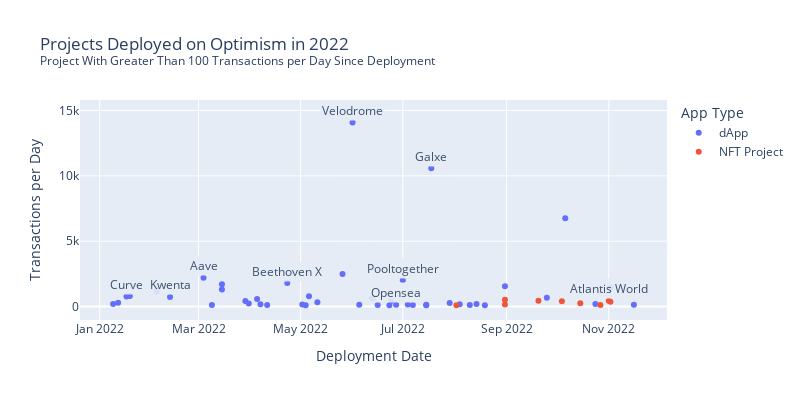

The notebook cell this image was saved under:
### Code cell
fig = px.scatter(df, x="date", y="txs_per_day",
	        #  size="pop", 
                 color="type",
                 hover_name="project",
                #  size_max=60
                labels={"date":"Deployment Date", "txs_per_day":"Transactions per Day", "type":"App Type"}
                ,title = "Projects Deployed on Optimism in 2022 \
                        <br><sup>Project With Greater Than 100 Transactions per Day Since Deployment</sup>"
                , width=800, height=400
                 )
project_annotations = ['Velodrome','Pooltogether','Galxe','Aave','Curve','Beethoven X','Kwenta','Opensea','Atlantis World']
for p in project_annotations:
        fig.add_annotation(x=df[df['project'] == p]['date'].iloc[0], y=df[df['project'] == p]['txs_per_day'].iloc[0],
                text=p,
                showarrow=False,
                yshift=12,
                bgcolor="#E6ECF5",
                opacity=0.9
                )
fig.show()
if not os.path.exists("img_outputs"):
        os.mkdir("img_outputs")
fig.write_image("img_outputs/op_deployments_2022.svg")
fig.write_image("img_outputs/op_deployments_2022.png")

### Figure 1 — Plotly figure (JSON) as saved in the notebook; plotly's stock layout.template omitted (floating-point values rounded to 4 significant figures)
{"data": [{"hovertemplate": "<b>%{hovertext}</b><br><br>App Type=dApp<br>Deployment Date=%{x}<br>Transactions per Day=%{y}<extra></extra>", "hovertext": ["Paraswap", "Chainhop", "Clipper", "Polynomial Protocol", "Sushi", "Hashflow", "Nested", "Quest3", "Curve", "Reaper Farm", "Zerion", "Beethoven X", "Opensea", "Gelato", "Tarot Finance", "Ripae", "Velodrome", "Kwenta", "Qidao", "Pooltogether", "Beefy Finance", "Mirror", "Wardenswap", "Optimismpad", "Unidex", "Kyberswap", "Granary", "Web3 Savings Protocol", "Opx Finance", "Aave", "Nex", "Thirdweb", "Stargate Finance", "Ecc Domains", "Odos", "Homora V2", "Revert Finance", "Sonne Finance", "Biconomy - Hyphen", "Galxe", "Layer Zero", "Holozaki", "Openxproject", "Apetimism Launchapd", "Lifi"], "legendgroup": "dApp", "marker": {"color": "#636efa", "symbol": "circle"}, "mode": "markers", "name": "dApp", "orientation": "v", "showlegend": true, "type": "scatter", "x": ["2022-07-15T00:00:00", "2022-05-11T00:00:00", "2022-02-04T00:00:00", "2022-03-29T00:00:00", "2022-05-04T00:00:00", "2022-05-02T00:00:00", "2022-04-07T00:00:00", "2022-03-31T00:00:00", "2022-01-17T00:00:00", "2022-07-04T00:00:00", "2022-03-09T00:00:00", "2022-04-23T00:00:00", "2022-06-27T00:00:00", "2022-01-09T00:00:00", "2022-05-06T00:00:00", "2022-08-04T00:00:00", "2022-06-01T00:00:00", "2022-02-12T00:00:00", "2022-04-05T00:00:00", "2022-07-01T00:00:00", "2022-06-24T00:00:00", "2022-01-19T00:00:00", "2022-04-11T00:00:00", "2022-08-14T00:00:00", "2022-10-24T00:00:00", "2022-06-16T00:00:00", "2022-05-26T00:00:00", "2022-11-16T00:00:00", "2022-11-02T00:00:00", "2022-03-04T00:00:00", "2022-08-31T00:00:00", "2022-06-23T00:00:00", "2022-03-15T00:00:00", "2022-08-10T00:00:00", "2022-10-06T00:00:00", "2022-07-07T00:00:00", "2022-07-15T00:00:00", "2022-09-25T00:00:00", "2022-06-13T00:00:00", "2022-07-18T00:00:00", "2022-03-15T00:00:00", "2022-06-05T00:00:00", "2022-08-19T00:00:00", "2022-07-29T00:00:00", "2022-01-12T00:00:00"], "xaxis": "x", "y": [101.2, 333.8, 1165.0, 416.7, 105.6, 153.1, 176.7, 238.2, 762.2, 150.5, 127.5, 1794.0, 138.5, 196.4, 797.4, 171.1, 14080.0, 740.4, 580.9, 2018.0, 424.7, 800.8, 119.6, 205.0, 193.9, 115.0, 2493.0, 139.3, 1465.0, 2195.0, 1552.0, 104.8, 1707.0, 128.8, 6749.0, 119.6, 137.0, 675.8, 634.4, 10580.0, 1309.0, 130.8, 103.5, 263.8, 282.4], "yaxis": "y"}, {"hovertemplate": "<b>%{hovertext}</b><br><br>App Type=NFT Project<br>Deployment Date=%{x}<br>Transactions per Day=%{y}<extra></extra>", "hovertext": ["RabbitHole Credentials: L2", "OptiChads", "OaycNFT", "Early Optimists", "Alpha Gal", "OP Delegatooors", "OP Horse Kingdom", "OP Bridgooor", "Atlantis World"], "legendgroup": "NFT Project", "marker": {"color": "#EF553B", "symbol": "circle"}, "mode": "markers", "name": "NFT Project", "orientation": "v", "showlegend": true, "type": "scatter", "x": ["2022-10-04T00:00:00", "2022-08-02T00:00:00", "2022-10-15T00:00:00", "2022-08-31T00:00:00", "2022-08-31T00:00:00", "2022-09-20T00:00:00", "2022-10-27T00:00:00", "2022-11-02T00:00:00", "2022-11-01T00:00:00"], "xaxis": "x", "y": [400.8, 100.5, 256.6, 513.5, 149.8, 444.4, 123.9, 360.7, 437.9], "yaxis": "y"}], "layout": {"annotations": [{"bgcolor": "#E6ECF5", "opacity": 0.9, "showarrow": false, "text": "Velodrome", "x": "2022-06-01T00:00:00", "y": 14080.0, "yshift": 12}, {"bgcolor": "#E6ECF5", "opacity": 0.9, "showarrow": false, "text": "Pooltogether", "x": "2022-07-01T00:00:00", "y": 2018.0, "yshift": 12}, {"bgcolor": "#E6ECF5", "opacity": 0.9, "showarrow": false, "text": "Galxe", "x": "2022-07-18T00:00:00", "y": 10580.0, "yshift": 12}, {"bgcolor": "#E6ECF5", "opacity": 0.9, "showarrow": false, "text": "Aave", "x": "2022-03-04T00:00:00", "y": 2195.0, "yshift": 12}, {"bgcolor": "#E6ECF5", "opacity": 0.9, "showarrow": false, "text": "Curve", "x": "2022-01-17T00:00:00", "y": 762.2, "yshift": 12}, {"bgcolor": "#E6ECF5", "opacity": 0.9, "showarrow": false, "text": "Beethoven X", "x": "2022-04-23T00:00:00", "y": 1794.0, "yshift": 12}, {"bgcolor": "#E6ECF5", "opacity": 0.9, "showarrow": false, "text": "Kwenta", "x": "2022-02-12T00:00:00", "y": 740.4, "yshift": 12}, {"bgcolor": "#E6ECF5", "opacity": 0.9, "showarrow": false, "text": "Opensea", "x": "2022-06-27T00:00:00", "y": 138.5, "yshift": 12}, {"bgcolor": "#E6ECF5", "opacity": 0.9, "showarrow": false, "text": "Atlantis World", "x": "2022-11-01T00:00:00", "y": 437.9, "yshift": 12}], "height": 400, "legend": {"title": {"text": "App Type"}, "tracegroupgap": 0}, "title": {"text": "Projects Deployed on Optimism in 2022                         <br><sup>Project With Greater Than 100 Transactions per Day Since Deployment</sup>"}, "width": 800, "xaxis": {"anchor": "y", "domain": [0, 1], "title": {"text": "Deployment Date"}}, "yaxis": {"anchor": "x", "domain": [0, 1], "title": {"text": "Transactions per Day"}}}}
